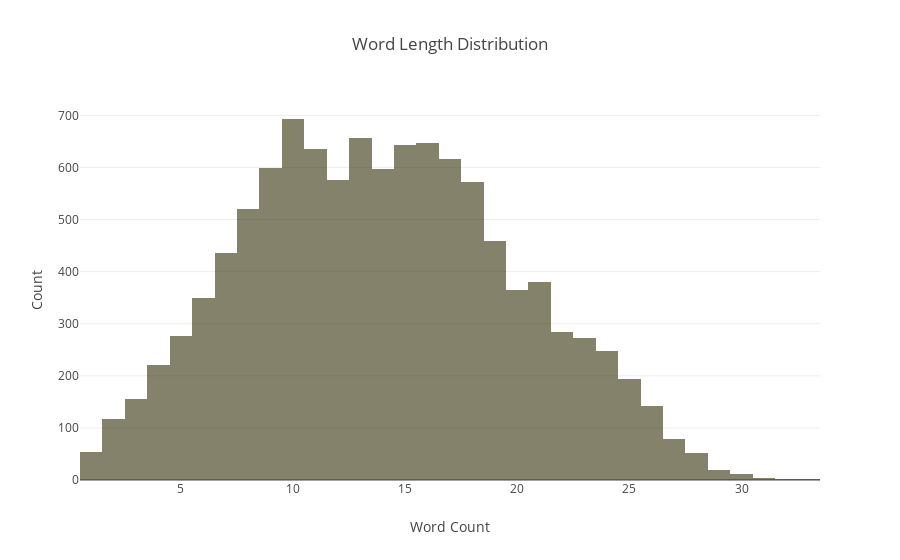

The code cell stored with this chart in its notebook:
### Markdown cell above
## Word Length Distribution

### Code cell
data = [go.Histogram(
        x = df.word_count,
        marker=dict(color='rgba(52, 48, 10, 0.6)')
)]

layout = go.Layout(
    title='Word Length Distribution',
    xaxis=dict(title='Word Count'),
    yaxis=dict(title='Count')
)

fig = go.Figure(data=data, layout=layout)

py.iplot(fig, filename='basic-hist')

### Figure 1 — Plotly figure (JSON) as saved in the notebook; plotly's stock layout.template omitted (floating-point values rounded to 4 significant figures; data arrays with more than 128 entries replaced by an {"elided": "..."} marker saying what was removed)
{"data": [{"marker": {"color": "rgba(52, 48, 10, 0.6)"}, "type": "histogram", "uid": "e4f841db-5803-45b0-ae08-991050743f4c", "x": {"elided": "10876 int values"}}], "layout": {"title": {"text": "Word Length Distribution"}, "xaxis": {"title": {"text": "Word Count"}}, "yaxis": {"title": {"text": "Count"}}}}
